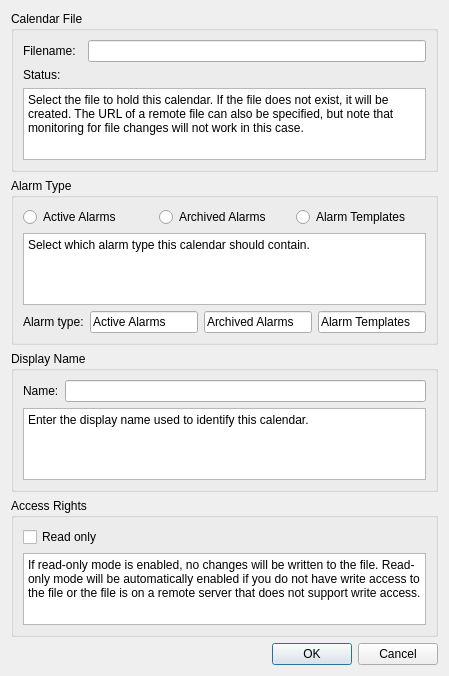
<?xml version="1.0" encoding="UTF-8"?>
<!--
   SPDX-FileCopyrightText: 2020, 2023 David Jarvie <djarvie@kde.org>
   SPDX-License-Identifier: GPL-2.0-or-later
-->
<ui version="4.0">
 <class>SingleFileResourceConfigWidget</class>
 <widget class="QWidget" name="SingleFileResourceConfigWidget">
  <property name="geometry">
   <rect>
    <x>0</x>
    <y>0</y>
    <width>580</width>
    <height>0</height>
   </rect>
  </property>
  <layout class="QVBoxLayout" name="mainLayout">
   <item>
    <widget class="QGroupBox" name="pathGroupBox">
     <property name="title">
      <string comment="@title:group">Calendar File</string>
     </property>
     <layout class="QVBoxLayout" name="verticalLayout_4">
      <item>
       <layout class="QHBoxLayout" name="horizontalLayout">
        <item>
         <widget class="QLabel" name="pathLabel">
          <property name="text">
           <string comment="@label:textbox">Filename:</string>
          </property>
          <property name="buddy">
           <cstring>pathRequester</cstring>
          </property>
         </widget>
        </item>
        <item>
         <widget class="KUrlRequester" name="pathRequester"/>
        </item>
        <item>
         <widget class="QLineEdit" name="pathText">
          <property name="readOnly">
           <bool>true</bool>
          </property>
         </widget>
        </item>
       </layout>
      </item>
      <item>
       <layout class="QHBoxLayout" name="verticalLayout">
        <item>
         <widget class="QLabel" name="statusLabel">
          <property name="text">
           <string notr="true">Status:</string>
          </property>
         </widget>
        </item>
       </layout>
      </item>
      <item>
       <widget class="KTextEdit" name="pathDescription">
        <property name="readOnly">
         <bool>true</bool>
        </property>
        <property name="sizeAdjustPolicy">
         <enum>QAbstractScrollArea::AdjustToContents</enum>
        </property>
        <property name="html">
         <string>Select the file to hold this calendar. If the file does not exist, it will be created. The URL of a remote file can also be specified, but note that monitoring for file changes will not work in this case.</string>
        </property>
       </widget>
      </item>
     </layout>
    </widget>
   </item>
   <item>
    <widget class="QGroupBox" name="alarmTypeGroupBox">
     <property name="title">
      <string comment="@title:group">Alarm Type</string>
     </property>
     <layout class="QVBoxLayout" name="gridLayout">
      <item>
       <layout class="QHBoxLayout" name="layout">
        <item>
         <widget class="QRadioButton" name="activeRadio">
          <property name="text">
           <string comment="@option:radio">Active Alarms</string>
          </property>
          <property name="checked">
           <bool>false</bool>
          </property>
          <attribute name="buttonGroup">
           <string notr="true">alarmTypeGroup</string>
          </attribute>
         </widget>
        </item>
        <item>
         <widget class="QRadioButton" name="archivedRadio">
          <property name="text">
           <string comment="@option:radio">Archived Alarms</string>
          </property>
          <property name="checked">
           <bool>false</bool>
          </property>
          <attribute name="buttonGroup">
           <string notr="true">alarmTypeGroup</string>
          </attribute>
         </widget>
        </item>
        <item>
         <widget class="QRadioButton" name="templateRadio">
          <property name="text">
           <string comment="@option:radio">Alarm Templates</string>
          </property>
          <property name="checked">
           <bool>false</bool>
          </property>
          <attribute name="buttonGroup">
           <string notr="true">alarmTypeGroup</string>
          </attribute>
         </widget>
        </item>
       </layout>
      </item>
      <item>
       <widget class="KTextEdit" name="alarmTypeDescription">
        <property name="readOnly">
         <bool>true</bool>
        </property>
        <property name="sizeAdjustPolicy">
         <enum>QAbstractScrollArea::AdjustToContents</enum>
        </property>
        <property name="html">
         <string>Select which alarm type this calendar should contain.</string>
        </property>
       </widget>
      </item>
      <item>
       <layout class="QHBoxLayout" name="horizontalLayout_4">
        <item>
         <widget class="QLabel" name="alarmTypeLabel">
          <property name="text">
           <string comment="@label:textbox">Alarm type:</string>
          </property>
         </widget>
        </item>
        <item>
         <widget class="QLineEdit" name="activeAlarmsText">
          <property name="readOnly">
           <bool>true</bool>
          </property>
          <property name="visible">
           <bool>false</bool>
          </property>
          <property name="text">
           <string comment="@item">Active Alarms</string>
          </property>
         </widget>
        </item>
        <item>
         <widget class="QLineEdit" name="archivedAlarmsText">
          <property name="readOnly">
           <bool>true</bool>
          </property>
          <property name="visible">
           <bool>false</bool>
          </property>
          <property name="text">
           <string comment="@item">Archived Alarms</string>
          </property>
         </widget>
        </item>
        <item>
         <widget class="QLineEdit" name="templateAlarmsText">
          <property name="readOnly">
           <bool>true</bool>
          </property>
          <property name="visible">
           <bool>false</bool>
          </property>
          <property name="text">
           <string comment="@item">Alarm Templates</string>
          </property>
         </widget>
        </item>
       </layout>
      </item>
     </layout>
    </widget>
   </item>
   <item>
    <widget class="QGroupBox" name="nameGroupBox">
     <property name="title">
      <string comment="@title:group">Display Name</string>
     </property>
     <layout class="QVBoxLayout" name="verticalLayout_2">
      <item>
       <layout class="QHBoxLayout" name="horizontalLayout_2">
        <item>
         <widget class="QLabel" name="label_1">
          <property name="text">
           <string comment="@label:textbox">Name:</string>
          </property>
          <property name="buddy">
           <cstring>displayNameText</cstring>
          </property>
         </widget>
        </item>
        <item>
         <widget class="KLineEdit" name="displayNameText"/>
        </item>
       </layout>
      </item>
      <item>
       <widget class="KTextEdit" name="nameDescription">
        <property name="readOnly">
         <bool>true</bool>
        </property>
        <property name="sizeAdjustPolicy">
         <enum>QAbstractScrollArea::AdjustToContents</enum>
        </property>
        <property name="html">
         <string>Enter the display name used to identify this calendar.</string>
        </property>
       </widget>
      </item>
     </layout>
    </widget>
   </item>
   <item>
    <widget class="QGroupBox" name="readOnlyGroupBox">
     <property name="title">
      <string comment="@title:group">Access Rights</string>
     </property>
     <layout class="QVBoxLayout" name="gridLayout_4">
      <item>
       <widget class="QCheckBox" name="readOnlyCheckbox">
        <property name="text">
         <string comment="@option:check">Read only</string>
        </property>
        <property name="checked">
         <bool>false</bool>
        </property>
       </widget>
      </item>
      <item>
       <widget class="KTextEdit" name="readOnlyDescription">
        <property name="readOnly">
         <bool>true</bool>
        </property>
        <property name="sizeAdjustPolicy">
         <enum>QAbstractScrollArea::AdjustToContents</enum>
        </property>
        <property name="html">
         <string>If read-only mode is enabled, no changes will be written to the file. Read-only mode will be automatically enabled if you do not have write access to the file or the file is on a remote server that does not support write access.</string>
        </property>
       </widget>
      </item>
     </layout>
    </widget>
   </item>
   <item>
    <widget class="QDialogButtonBox" name="buttonBox">
     <property name="standardButtons">
      <set>QDialogButtonBox::Ok|QDialogButtonBox::Cancel</set>
     </property>
    </widget>
   </item>
  </layout>
 </widget>
 <customwidgets>
  <customwidget>
   <class>KUrlRequester</class>
   <extends>QWidget</extends>
   <header>kurlrequester.h</header>
  </customwidget>
  <customwidget>
   <class>KLineEdit</class>
   <extends>QLineEdit</extends>
   <header>klineedit.h</header>
  </customwidget>
  <customwidget>
   <class>KTextEdit</class>
   <extends>QTextEdit</extends>
   <header>ktextedit.h</header>
  </customwidget>
 </customwidgets>
 <resources/>
 <connections/>
 <buttongroups>
  <buttongroup name="alarmTypeGroup"/>
 </buttongroups>
</ui>
